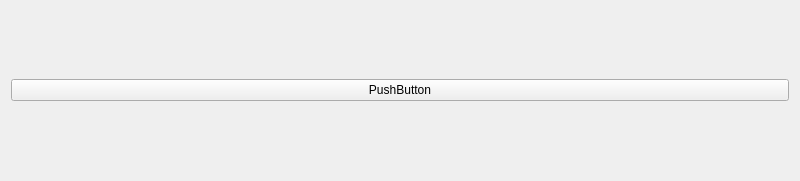
<?xml version="1.0" encoding="UTF-8"?>
<ui version="4.0">
 <class>Widget</class>
 <widget class="QWidget" name="Widget">
  <property name="geometry">
   <rect>
    <x>0</x>
    <y>0</y>
    <width>800</width>
    <height>181</height>
   </rect>
  </property>
  <property name="windowTitle">
   <string>Widget</string>
  </property>
  <layout class="QHBoxLayout" name="horizontalLayout">
   <item>
    <widget class="QPushButton" name="pushButton">
     <property name="text">
      <string>PushButton</string>
     </property>
    </widget>
   </item>
  </layout>
 </widget>
 <resources/>
 <connections/>
</ui>
